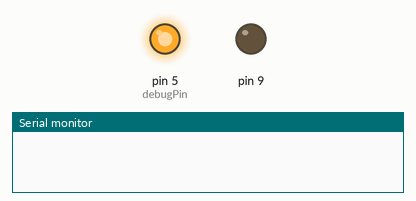
Recording of a sketch running on a simulated Arduino Uno, built with avr-gcc and run on an emulated ATmega328P. On the bench: output pins drawn as LEDs (lit = HIGH), the last lines printed to the serial monitor.

Above: at 0.1 s.
At 3.1 s:
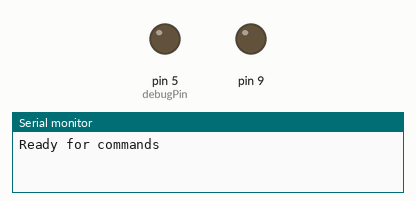
Timing chart, 0 to 4.6 s (numbered marks = the images above):
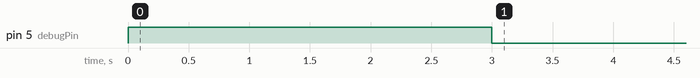

The sketch:

example.ino
```cpp
#include "Arduino.h"
#include "litebrite.h"

const int debugPin = 5;
const color_t green  = { 0x4, 0xD, 0x0, 0xFF };
const color_t yellow = { 0xF, 0xB, 0x0, 0xFF };
const color_t black  = { 0x0, 0x0, 0x0, 0xCC };
const color_t red    = { 0xF, 0x0, 0x0, 0xFF * .7 };
const color_t blue   = { 0x0, 0x0, 0xA, 0xFF };
color_t strand[50] = {black};

const uint8_t CMD_SET = 1;
const uint8_t CMD_FINISH = 2;

void dim(color_t * strand);
void rotate(color_t * strand);
void setup(){
  Serial.begin(115200);
  pinMode(debugPin, OUTPUT);
  digitalWrite(debugPin, HIGH);
  delay(3000);
  digitalWrite(debugPin, LOW);

  lite_brite_init();
  int pos = 0;

  int red = 0xF;
  int green = 0;
  int blue = 0;
  for(int i=0;i<50;i++){
    strand[i].brightness = 0xCC;
  }

  for(int i=0;i<16;i++, pos++){
    strand[pos].green = green++;
    strand[pos].red   = red--;
    strand[pos].blue  = 0;
  }
  red = 0;
  green = 0xF;
  // random extra green to completely fill the strand
  strand[pos++].green = 0xF;
  for(int i=0;i<16;i++, pos++){
    strand[pos].green = green--;
    strand[pos].red   = 0;
    strand[pos].blue  = blue++;
  }
  green = 0;
  blue = 0xF;

  // random extra blue to completely fill the strand
  strand[pos++].blue = 0xF;
  for(int i=0;i<16;i++, pos++){
    strand[pos].green = 0;
    strand[pos].red   = red++;
    strand[pos].blue  = blue--;
  }
  lite_brite_send_strand_blocking(strand);
}

void rotate(color_t * strand){
  // rotate the bulbs by 1
  color_t prev = strand[0];
  color_t temp;
  int i;
  for(i=1;i<50;i++){
    temp = strand[i];
    strand[i] = prev;
    prev = temp;
  }
  strand[0] = prev;
}

void dim(color_t * strand){
  int i;
  for(i=0;i<50;i++){
    // strand[i].red -= strand[i].red ? 1 : 0;
    // strand[i].green -= strand[i].green ? 1 : 0;
    // strand[i].blue -= strand[i].blue ? 1 : 0;

  }
}

void reset_strand(color_t * strand){
  for(int i=0;i<50;i++){
    strand[i] = black;
  }
}

uint8_t readCommand(uint8_t * args){
  // wait until we have 5 bytes to read
  while( Serial.available() < 5 ){}
  Serial.readBytes((char*)args, 5);
  return args[0];
}

void loop() {
  static volatile uint8_t ready = 0;
  static uint32_t tick = 0;

  // start sending previous strand
  lite_brite_send_strand(strand, &ready);

  Serial.println("Ready for commands");
  // Do the work in here to compute the next strand
  uint8_t command;
  static uint8_t args[5] = {0};
  do {
    command = readCommand(args);
    //Serial.println("got a command");
    if(command == CMD_SET){
      uint8_t bulb = args[1];
      strand[bulb].red = args[2];
      strand[bulb].green = ((args[3] & 0xF0) >> 4) & 0xF;
      //Serial.println("green");
      //Serial.println(strand[bulb].green);
      strand[bulb].blue = args[3] & 0xF;
      strand[bulb].brightness = args[4];
    }
  } while( command != CMD_FINISH );
  Serial.println("finished receiving commands");


  // wait for entire buffered strand to finish before looping again
  while(!ready){}
}
```

litebrite.cpp
```cpp
#include "Arduino.h"
#include "litebrite.h"

typedef struct {
  uint8_t _padding:4;
  uint8_t red:4;
  uint8_t green:4;
  uint8_t blue:4;
  uint8_t brightness:8;
  uint8_t addr:6;
  uint8_t start_bit:2;
} raw_packet_t;

typedef union {
  uint32_t raw;
  raw_packet_t values;
} packet_t;

// The mask for the packet initially has all data bits as 0 because
// each bulb send over the line needs a start bit
// we also shift right one so that we can perform the bitshift
// before the operation (@see nextCmd)
const uint32_t START_MASK = 0x40000000 << 1;

// low for 10uS, then high for 20u
const uint8_t CMD_ZERO = 0x14;

// low for 20uS, then high for 10uS
const uint8_t CMD_ONE  = 0x28;

// low for entire period (30uS)
const uint8_t CMD_NULL = 0x3C;

// a global pointer which is shared between the Interrupt Handler
// other code, used to notify the user when a strand has been completely sent
uint8_t volatile * volatile ready;

packet_t packets[NUM_BULBS] = {0};

ISR(TIMER2_OVF_vect) {
  static uint32_t mask = START_MASK;
  static uint8_t bulb_num = 0;

  // the default packet is never used, but we specified it to a reasonable start value anyway
  static uint32_t packet = 0xC0CC0000;

  // move along to the next bit of the packet in question
  mask = mask >> 1;

  // our mask shifting has reached the padding bits
  if(mask == 0x8){
    // reset the mask to use for the next packet
    mask = START_MASK;
    // we need to idle the line for at least 30uS before sending the next packet
    OCR2B = CMD_NULL;
    bulb_num++;
    if(bulb_num == NUM_BULBS){
      *ready = 1;
      bulb_num = 0;
      // we have finished a strand, disable interrupts until next strand needs to be sent
      TIMSK2 = 0x00;
    }
  }
  else {
    packet = packets[bulb_num].raw;
    // since CMD_ONE is twice of CMD_ZERO, we can write a branch-less version for setting OCR2B.
    // This works because CMD_ONE == (CMD_ZERO << 1)
    OCR2B = CMD_ZERO << ((mask & packet) != 0);
  }
}

void lite_brite_init(void) {
  pinMode(9, OUTPUT);
  TCCR2A = 0x33;
  TCCR2B = 0x0A;
  OCR2A = CMD_NULL;
  OCR2B = CMD_NULL;

  color_t default_color;
  default_color.red = default_color.green = default_color.blue = 0;
  default_color.brightness = 0xCC;
  color_t initial_strand[NUM_BULBS] = {default_color};

  // initialize the values of the packets that will never change
  // we we don't need to worry about setting them later
  for(int i=0;i<NUM_BULBS;i++){
    packets[i].values.start_bit = 3;
    packets[i].values.addr = i;
    packets[i].values._padding = 0;
  }

  volatile uint8_t init_done = 0;
  lite_brite_send_strand(initial_strand, &init_done);
  // wait until the initial bulb addressing is completely done
  while( !init_done ){}
}

void lite_brite_send_strand(color_t * next_strand, volatile uint8_t * userReady){

  for(int i=0;i<NUM_BULBS;i++){
    packets[i].values.red   = next_strand[i].red;
    packets[i].values.green = next_strand[i].green;
    packets[i].values.blue  = next_strand[i].blue;
    packets[i].values.brightness = next_strand[i].brightness;
  }

  // set the ready pointer to the user specified pointer
  ready = userReady;
  *ready = 0;

  // re-enable interrupts to start sending the bits
  TIMSK2 = 0x01;
}

void lite_brite_send_strand_blocking(color_t * strand){
  volatile uint8_t isReady = 0;
  lite_brite_send_strand(strand, &isReady);
  while(!isReady){}
}
```

litebrite.h
```cpp
#ifndef lite_brite_h
#define lite_brite_h

#include <stdint.h>
#include "Arduino.h"

#define NUM_BULBS 50

typedef struct {
  uint8_t red;
  uint8_t green;
  uint8_t blue;
  uint8_t brightness;
} color_t;


void lite_brite_init(void);
void lite_brite_send_strand(color_t * strand, volatile uint8_t * userReady);
void lite_brite_send_strand_blocking(color_t * strand);

#endif // lite_brite_h
```
